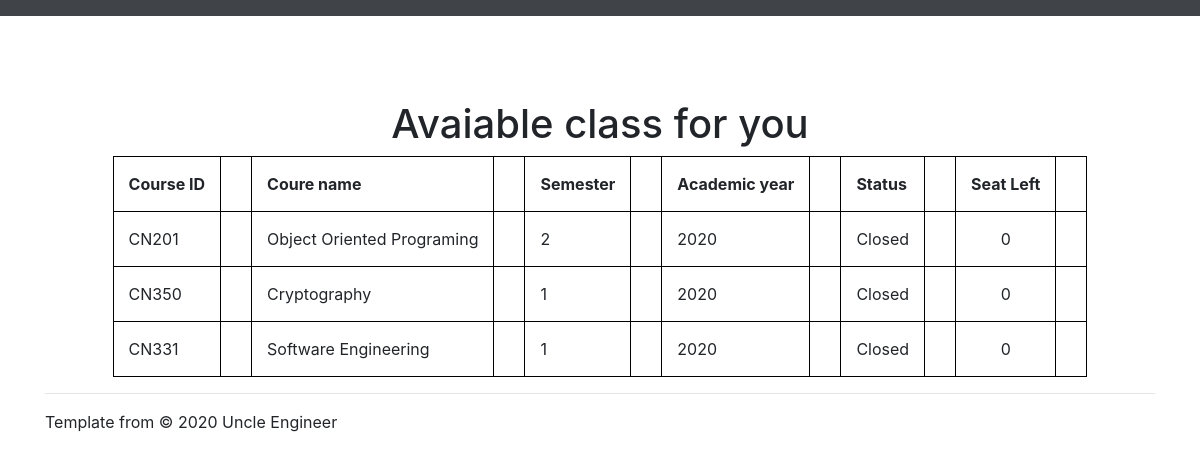
Before: /classcourse with the older database file.
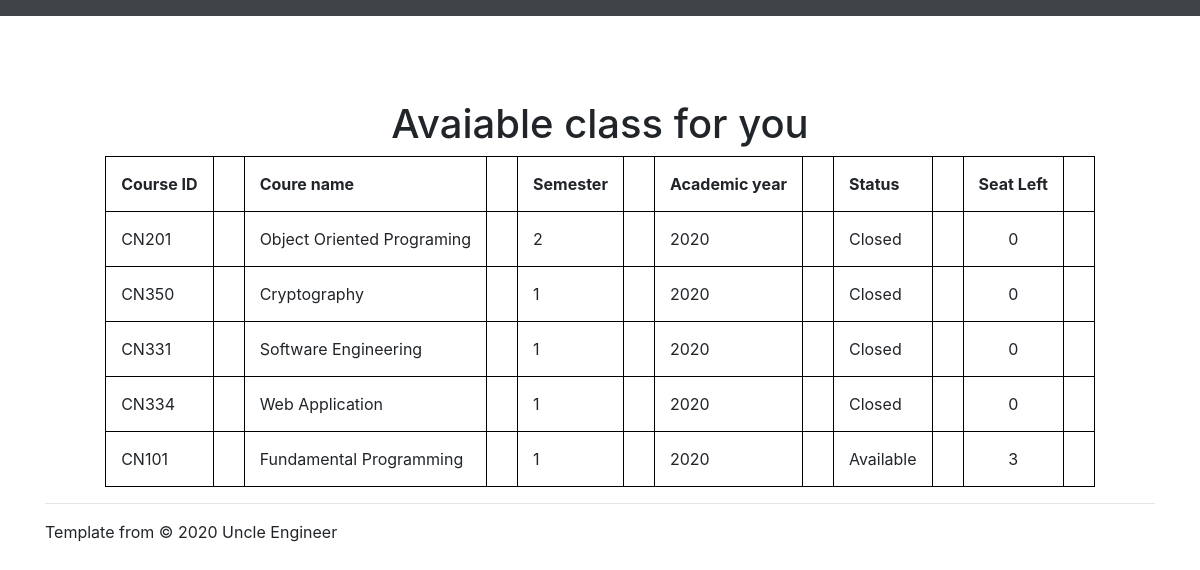
After: the same page with the newer database file.
### regis/models.py (models this page shows, shortened)
class Course(models.Model):
    cID = models.CharField(max_length = 5)
    cName = models.CharField(max_length = 64)
    cTerm = models.PositiveIntegerField()
    cYear = models.CharField(max_length = 4)
    avaiable_seat = models.PositiveIntegerField(default = 3)
    status = models.BooleanField(default=True)
    attendStd = models.ManyToManyField(Student,blank=True)
    def seatCheck(self):
        totalStd = self.attendStd.all().count()
        if self.avaiable_seat > totalStd:
            return self.status == True
        else:
            return self.status == False
    def statusCheck(self):
        status_info = self.seatCheck()
        if status_info == True:
            return "Available"
        else:
            return "Closed"
    def seatLeft(self):
        seat = self.avaiable_seat
        taken = self.attendStd.count()
        left = seat - taken
        return str(left)

### regis/views.py (the view)
# urls.py: path('classcourse',views.classcourse,name="classcourse"),
def classcourse(request):
    classinfo = Course.objects.all() #ดึงค่าจากdatabaseมาทั้งหมด
    context = {'classinfo':classinfo}
    return render(request,'regis/classcourse.html',context)

### regis/templates/regis/classcourse.html (shortened to what this page needs)
{% extends "regis/layout.html" %}
{% block body %}
<div class="container">
      <center><h1>Avaiable class for you</h1></center>
      <center>
     <table>
        <tr><th> Course ID <th><th> Coure name <th><th> Semester <th><th> Academic year <th><th> Status <th><th> Seat Left </th></tr>
        {% for cl in classinfo %}
            <tr><td> {{cl.cID}} <td><td> {{cl.cName}} <td><td> {{cl.cTerm}} <td><td> {{cl.cYear}} <td><td> {{cl.statusCheck}} <td><td><center> {{cl.seatLeft}}</center> <td></tr>
        {% endfor %}
     </table>
     </center>
</div>
{% endblock %}

Changed rows visible on the page:
added Course: cID "CN334", cName "Web Application", cTerm "1", cYear "2020", statusCheck "Closed", seatLeft "0"
added Course: cID "CN101", cName "Fundamental Programming", cTerm "1", cYear "2020", statusCheck "Available", seatLeft "3"
